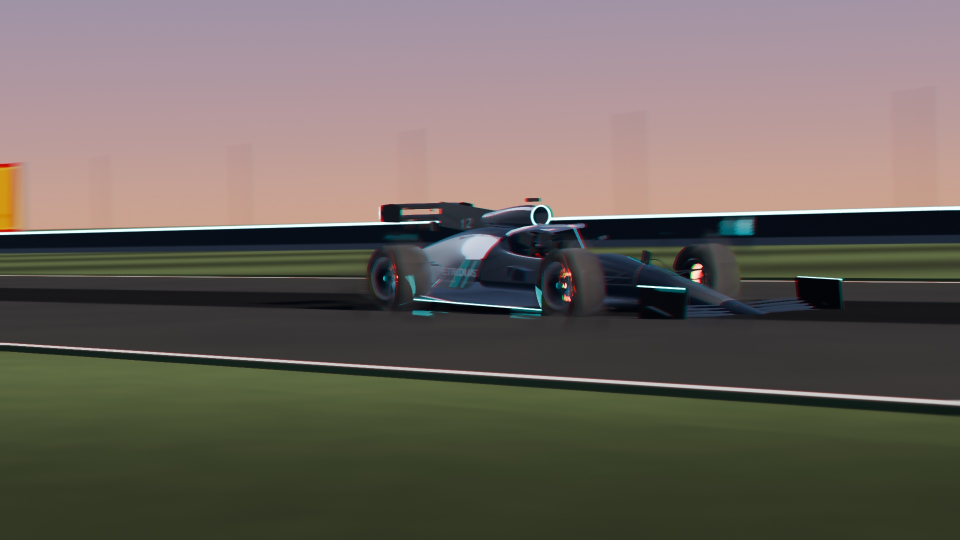
#> input picture _agent_migration/antigravity/brain/a98b6c71-b658-48ee-9b28-e9a1c116099c/scratch/bench_comp.jpg, 1920 x 1080 px (shown at 1/2 size); its folder holds only this picture in this run
$ python verify_v6_sv_metrics.py bench_comp.jpg
#> lines starting #> are read from the running program, lines starting #| are printed output that depends on the picture
# -*- coding: utf-8 -*-
import os, sys, glob
import numpy as np
from PIL import Image

def audit_sv_image(path):
#> called with path = 'bench_comp.jpg'
    im = Image.open(path).convert("RGB")
#> im is the input picture: PIL image 1920x1080 RGB; mean R, G, B 107.5, 99.5, 92.6
    w, h = im.size
#> w = 1920; h = 1080
    full = np.asarray(im, dtype=np.float32)
    if w == 1920 and h == 1080:
        bar_l = float(0.5 * (full[:136].mean() + full[944:].mean()))
#> bar_l = 104.1
        arr = full[138:942, :, :]
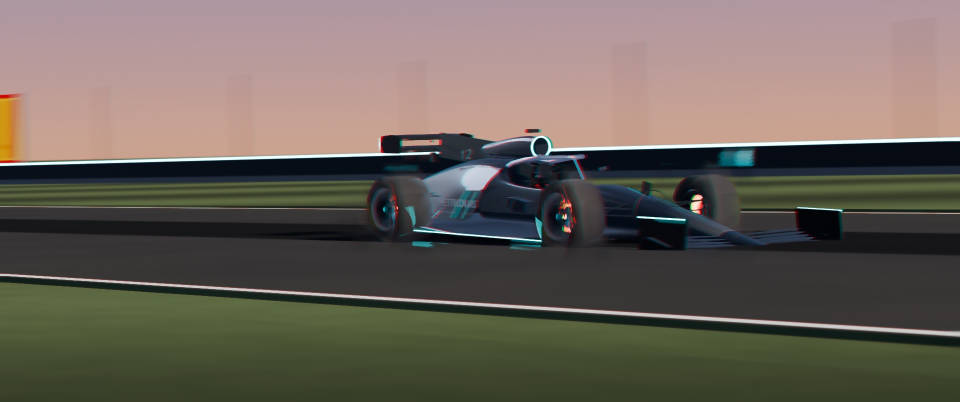
#> arr: shape (804, 1920, 3) float32 (shown at 1/2 size); mean R, G, B 107.1, 98.3, 90.2
    else:
        bar_l = -1.0
        arr = full

    ah, aw = arr.shape[:2]
#> ah = 804; aw = 1920
    r, g, b = arr[..., 0], arr[..., 1], arr[..., 2]
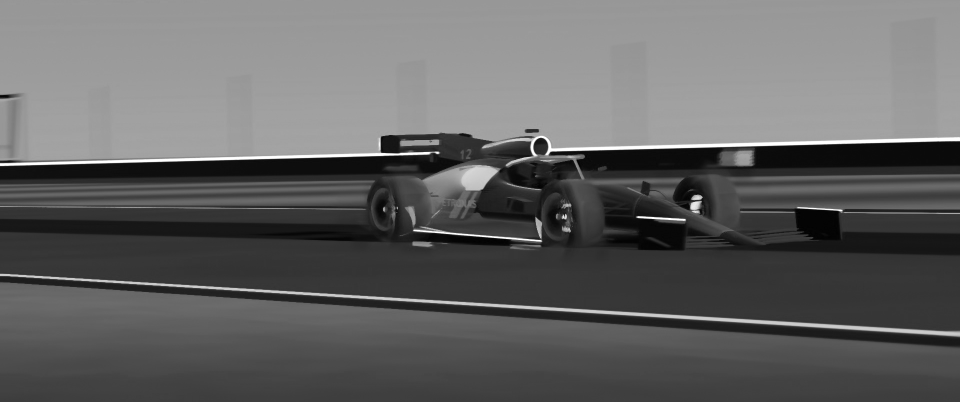
#> g: shape (804, 1920) float32 (shown at 1/2 size); min 0, max 255, mean 98.3
    lum = 0.2126 * r + 0.7152 * g + 0.0722 * b
    mx = arr.max(axis=-1)
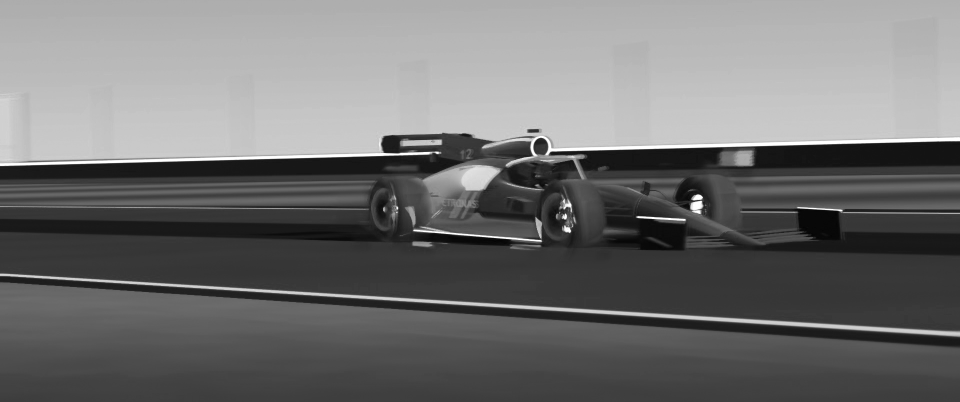
#> mx: shape (804, 1920) float32 (shown at 1/2 size); min 2, max 255, mean 112.4
    mn = arr.min(axis=-1)
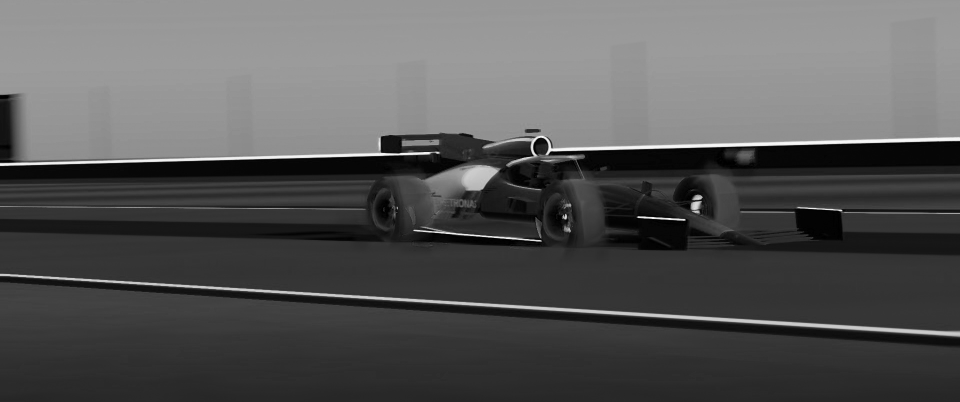
#> mn: shape (804, 1920) float32 (shown at 1/2 size); min 0, max 252, mean 86.1
    sat = np.where(mx > 5.0, (mx - mn) / np.maximum(mx, 1.0), 0.0)
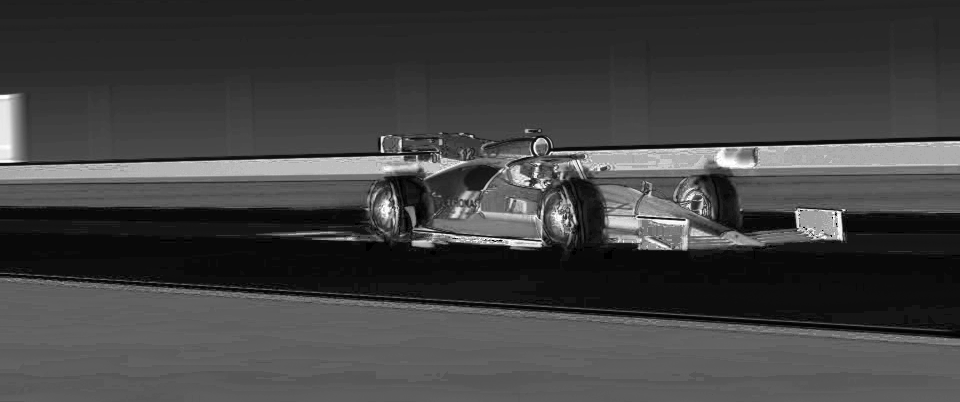
#> sat: shape (804, 1920) float32 (shown at 1/2 size); min 0, max 1, mean 0.259

    mean_l = float(lum.mean())
#> mean_l = 99.52
    mr, mg, mb = float(r.mean()), float(g.mean()), float(b.mean())
#> mr = 106.8; mg = 98.3; mb = 90.07
    p10, p50, p95 = [float(x) for x in np.percentile(lum, [10, 50, 95])]
#> p10 = 30.45; p50 = 79.85; p95 = 168.7
    clip_pct = float((mx >= 253.0).mean() * 100.0)
#> clip_pct = 0.641
    mean_sat = float(sat.mean() * 100.0)
#> mean_sat = 25.92

    gy, gx = np.gradient(lum)
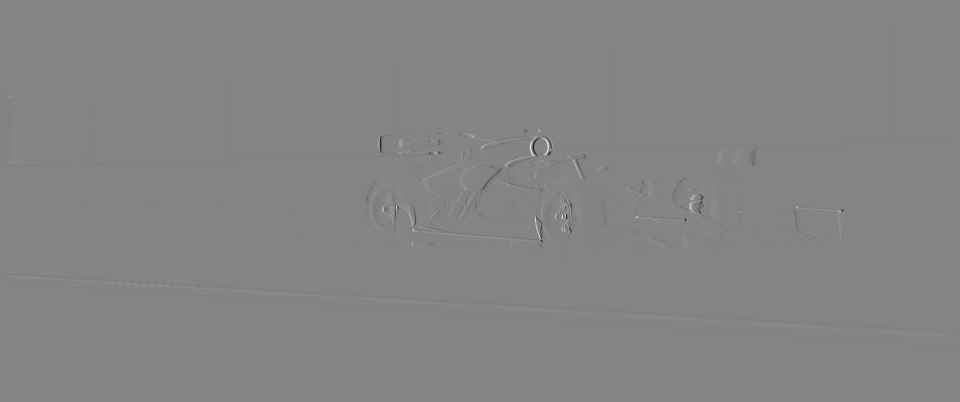
#> gx: shape (804, 1920) float32 (shown at 1/2 size); min -101.8, max 94.66, mean 0; drawn with min black and max white
    edge = np.hypot(gx, gy)
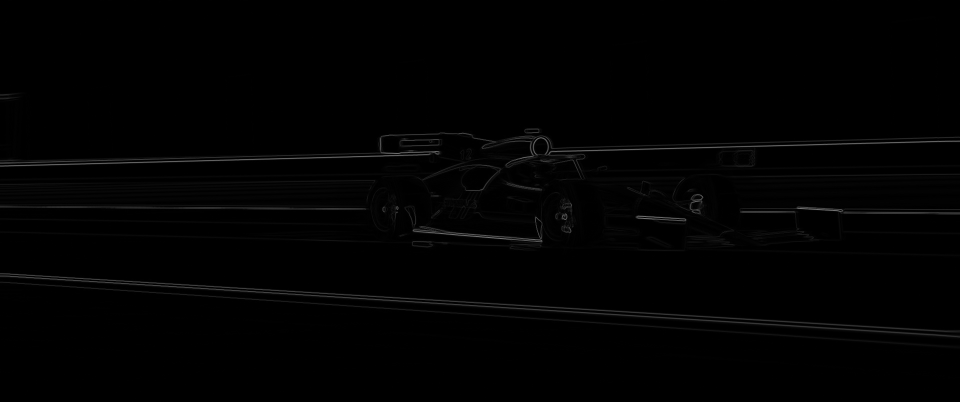
#> edge: shape (804, 1920) float32 (shown at 1/2 size); min 0, max 133.6, mean 2.1
    car_sharp = float(edge[int(ah * 0.28):int(ah * 0.86), int(aw * 0.24):int(aw * 0.76)].mean())
#> car_sharp = 3.79
    bg_sharp = float(edge[int(ah * 0.04):int(ah * 0.30), int(aw * 0.06):int(aw * 0.94)].mean())
#> bg_sharp = 0.224
    pop_ratio = car_sharp / max(bg_sharp, 0.01)
#> pop_ratio = 16.93

    bg_rb_diff = float(np.abs(r[:int(ah * 0.35), :] - b[:int(ah * 0.35), :]).mean())
#> bg_rb_diff = 35.43

    white_pct = float(((r > 215) & (g > 210) & (b > 200)).mean() * 100.0)
#> white_pct = 0.67
    crimson_pct = float(((r > 180) & (g < 85) & (b < 105)).mean() * 100.0)
#> crimson_pct = 0.0371
    black_pct = float((mx < 22).mean() * 100.0)
#> black_pct = 2.45

    bar_str = f"Bar={bar_l:3.1f} " if bar_l >= 0 else ""
#> bar_str = 'Bar=104.1 '
    print(f"{os.path.basename(path):30s} {bar_str}MeanL={mean_l:5.1f} RGB=[{mr:4.1f},{mg:4.1f},{mb:4.1f}] "
          f"P10/50/95={p10:4.1f}/{p50:5.1f}/{p95:5.1f} Sat={mean_sat:4.1f}% Clip={clip_pct:4.2f}% "
          f"Pop={pop_ratio:4.2f}({car_sharp:4.2f}/{bg_sharp:4.2f}) BgRB={bg_rb_diff:4.1f} "
          f"Tri={white_pct:4.1f}/{crimson_pct:4.1f}/{black_pct:4.1f}%")
#| bench_comp.jpg                 Bar=104.1 MeanL= 99.5 RGB=[106.8,98.3,90.1] P10/50/95=30.5/ 79.8/168.7 Sat=25.9% Clip=0.64% Pop=16.93(3.79/0.22) BgRB=35.4 Tri= 0.7/ 0.0/ 2.4%

if __name__ == "__main__":
    files = []
    for pat in sys.argv[1:]:
        if os.path.isdir(pat):
            files.extend(sorted(glob.glob(os.path.join(pat, "*.jpg"))))
        else:
            files.extend(sorted(glob.glob(pat)))
    for f in files:
        audit_sv_image(f)
